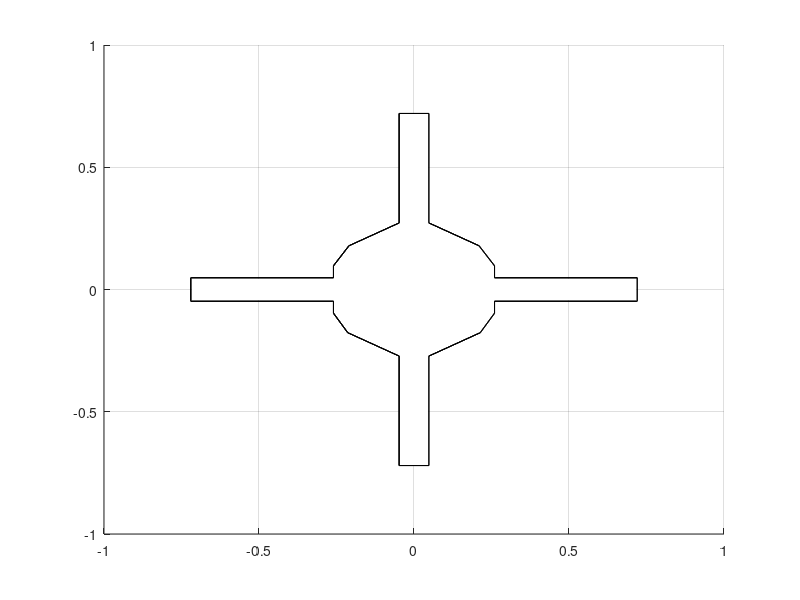

Write MATLAB code to recreate this figure.
function [uavB] = thisdron()
%clc; clear; close all
% % Plot_uavBe(x1(1),y1(1),z1(1),0,0,pi,1.2)
grid on
az = pi;
scale = 1.2;       %1.2
scale=0.3*scale;   %0.3
dx=0;dy=0;dz=0; 
ax=0;
ay=0;
az=0;

Rx=[ 1, 0, 0; 0, cos(ax), -sin(ax); 0, sin(ax), cos(ax)];
Ry=[ cos(ay), 0, sin(ay); 0, 1, 0; -sin(ay), 0, cos(ay)];
Rz=[ cos(az), -sin(az), 0; sin(az), cos(az), 0; 0, 0,1];

R=1;%Rx*Ry*Rz;
% uavBody
uavBody=[
-8.524 -3.178 0;
-8.524 -1.575 0;
-23.622 -1.575 0;
-23.622 1.575 0;
-8.524 1.575 0;
-8.524 3.178 0;
-6.884 5.868 0;
-1.575 8.933 0;
-1.575 23.622 0;
1.575 23.622 0;
1.575 8.933 0;
6.884 5.868 0;
8.524 3.178 0;
8.524 1.575 0;
%
23.622 1.575 0;
23.622 -1.575 0;
%
8.524 -1.575 0;
8.524 -3.178 0;
7.014 -5.793 0;
1.575 -8.933 0;
1.575 -23.622 0;
-1.575 -23.622 0;
-1.575 -8.933 0;
-7.014 -5.793 0;]*1/(3.937*3);

zb=0.2;

uavBody1=[uavBody(:,1) uavBody(:,2) uavBody(:,3)+zb];

sizeuav=1;

for k=1:length(uavBody(:,1))-1
    sp1=[uavBody(k,1) uavBody(k,2) uavBody(k,3);uavBody(k+1,1) uavBody(k+1,2) uavBody(k,3); uavBody(k+1,1) uavBody(k+1,2) uavBody1(k,3); uavBody(k,1)  uavBody(k,2) uavBody1(k,3)]*scale*R;
    uavB(k)=patch(sp1(:,1)+dx,sp1(:,2)+dy,sp1(:,3)+dz,[1 1 1]);
    if k==length(uavBody(:,1))-1
        sp1=[uavBody(length(uavBody),1) uavBody(length(uavBody),2) uavBody(k,3); uavBody(1,1) uavBody(1,2) uavBody(k,3); uavBody(1,1) uavBody(1,2) uavBody1(k,3);uavBody(length(uavBody),1) uavBody(length(uavBody),2) uavBody1(k,3)]*scale*R;
        uavB(k+1)= patch(sp1(:,1)+dx,sp1(:,2)+dy,sp1(:,3)+dz,[1 1 1]);
    end
end
sizeuav=sizeuav+k;
uavBody=uavBody*scale*R;
uavBody1=uavBody1*scale*R;
uavB(sizeuav+1)=patch(uavBody(:,1)+dx,uavBody(:,2)+dy,uavBody(:,3)+dz,[1 1 1]);
uavB(sizeuav+2)=patch(uavBody1(:,1)+dx,uavBody1(:,2)+dy,uavBody1(:,3)+dz,[1 1 1]);


%% MOTORS
sizeuav=sizeuav+2;

a=pi/10;
th=pi/4:a:2*pi+pi/4;

x=1.4142*cos(th)*0.15;
y=1.4142*sin(th)*0.15;
z=0*ones(1,length(th));

hp1=[x'+1.92 y' z'];
hp2=[x'-1.92 y' z'];
hp3=[x' y'-2 z'];
hp4=[x' y'+2 z'];

zb=0.21;

